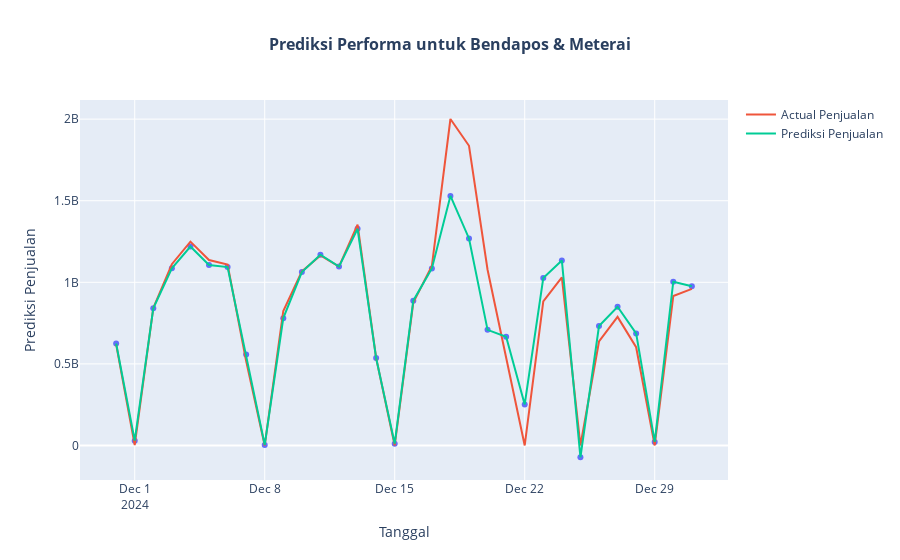
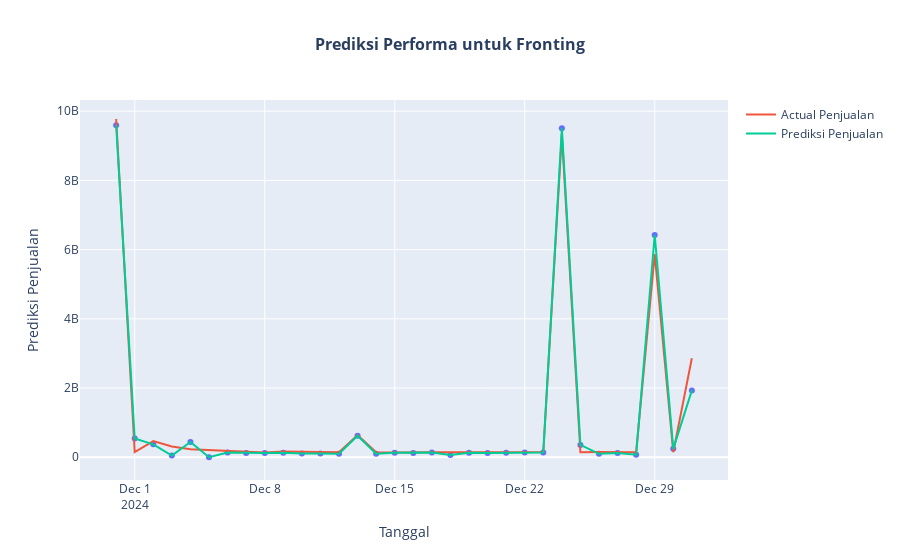
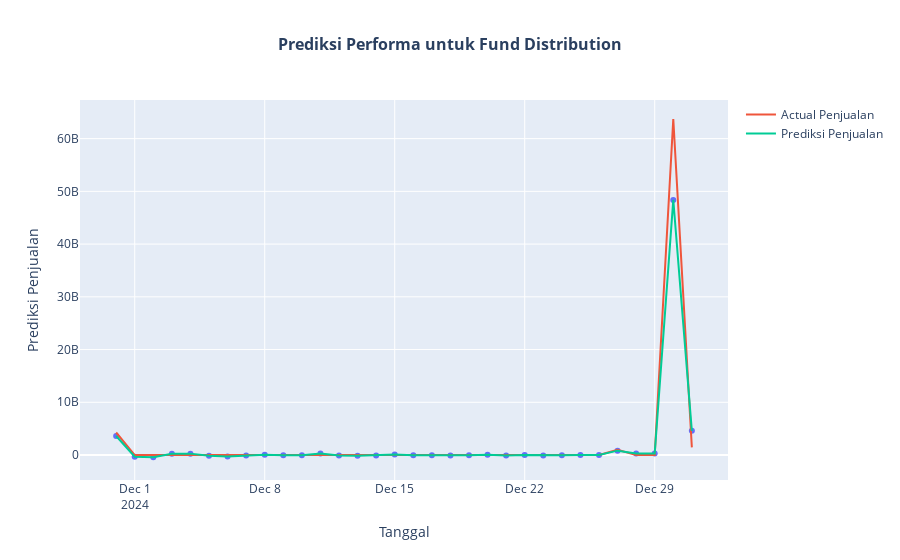
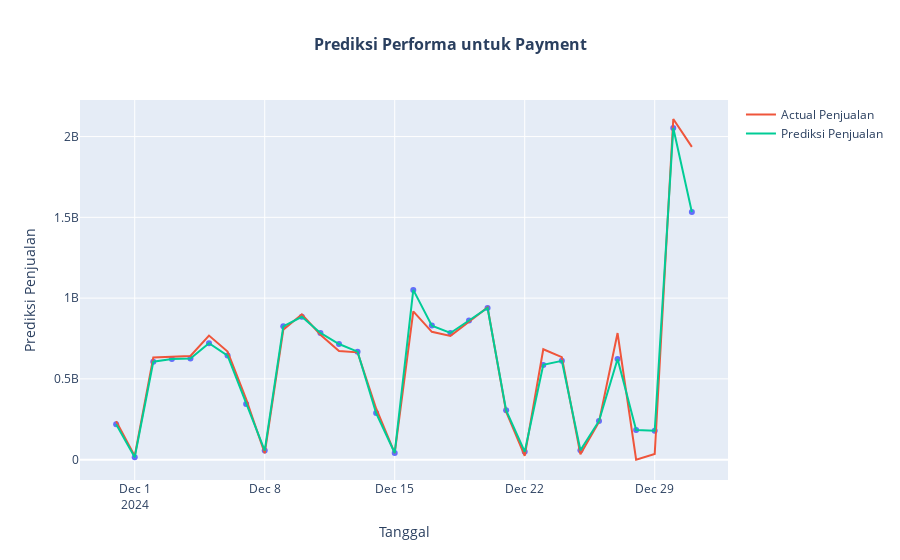

Source (notebook cell) for these figures, in order:
### Code cell
import plotly.express as px

# Function to plot predictions for all segments
def plot_predictions(models, segment_dfs):
    for segment, train, test,forecast in segment_dfs:
        # Retrieve the model for the current segment
        model = models[segment]
        
        # Prepare the test data
        X_test = test.drop(columns=['Revenue'])
        y_test = test['Revenue']  # Assuming this column exists

        # Make predictions on the test set
        predictions_test = model.predict(X_test)
        
        # Create the scatter plot
        fig = px.scatter(x=test_date, y=predictions_test,
                         labels={
                             'x': "Tanggal",
                             'y': "Prediksi Penjualan"},
                         title=f"<b> Prediksi Performa untuk {segment} </b>")
        
        # Update the layout with actual sales data
        fig.update_layout(title_font=dict(size=16), title_x=0.5)
        fig.add_scatter(x=test_date, y=y_test, name='Actual Penjualan')
        fig.add_scatter(x=test_date, y=predictions_test, name='Prediksi Penjualan')
        fig.update_layout(showlegend=True)
        
        # Show the plot
        fig.show()

# Example usage
plot_predictions(models, processed_segment_dfs)
